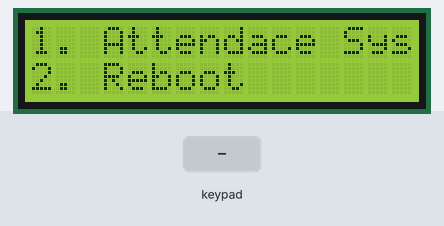
Recording of a program running on a simulated Raspberry Pi (BCM pin numbers). On the bench: 16×2 character LCD. The inputs (shaded band) are chosen by the test bench. What the program prints to the terminal is not drawn. At 29.2 s the program stops and its outputs stay as they are.

Above: at 10.2 s.
At 16.4 s:
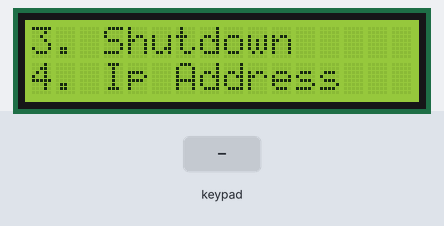
16.5 s: key '4' pressed
At 18.1 s:
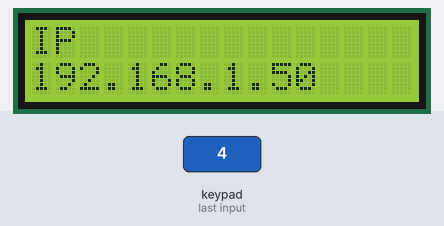
26.2 s: keypad keys 1 2 D pressed 0.4 s apart
At 27.7 s:
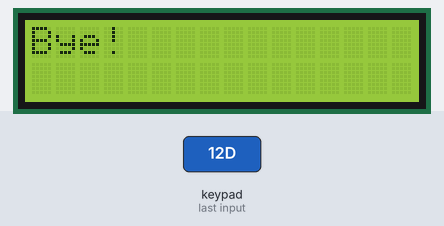
Timing chart, 0 to 29.2 s (numbered marks = the images above; inputs shaded):
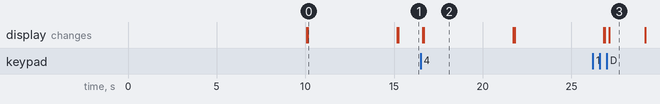

Measured:
- after the input at 16.5 s, the display: first changes after 0.10 s (image 2 shows a later state)
- after the input at 26.2 s, the display: first differs from a run without the input after 0.92 s (image 3)
- what the display in image 0 shows lasts 5.1 s, from 10.1 s to 15.2 s

The program:

init.py
```python
import RPi.GPIO as GPIO
import time
import os
from signal import signal, SIGTERM, SIGHUP, pause
from rpi_lcd import LCD
import sys
from subprocess import check_output
import socket


lcd = LCD()

L1 = 5
L2 = 6
L3 = 13
L4 = 19

C1 = 12
C2 = 16
C3 = 20
C4 = 21

GPIO.setwarnings(False)
GPIO.setmode(GPIO.BCM)

GPIO.setup(L1, GPIO.OUT)
GPIO.setup(L2, GPIO.OUT)
GPIO.setup(L3, GPIO.OUT)
GPIO.setup(L4, GPIO.OUT)

GPIO.setup(C1, GPIO.IN, pull_up_down=GPIO.PUD_DOWN)
GPIO.setup(C2, GPIO.IN, pull_up_down=GPIO.PUD_DOWN)
GPIO.setup(C3, GPIO.IN, pull_up_down=GPIO.PUD_DOWN)
GPIO.setup(C4, GPIO.IN, pull_up_down=GPIO.PUD_DOWN)

time.sleep(10)

def ip_add():
    s=socket.socket(socket.AF_INET, socket.SOCK_DGRAM)
    s.connect(("8.8.8.8", 80))
    ip = s.getsockname()[0]
    return ip

def boot():
    lcd.clear()
    lcd.text('1. Attendace System',1)
    lcd.text('2. Reboot',2)
    time.sleep(5)
    lcd.clear()
    lcd.text('3. Shutdown',1)
    lcd.text('4. Ip Address',2)
boot()

def readLine(line, characters):
    GPIO.output(line, GPIO.HIGH)
    # if(GPIO.input(C1) == 1):
    #     print(characters[0])

    # if(GPIO.input(C2) == 1):
    #     print(characters[1])

    # if(GPIO.input(C3) == 1):
    #     print(characters[2])

    # if(GPIO.input(C4) == 1):
    #     print(characters[3])

    if(line==L1):
        if(GPIO.input(C1) == 1):        #1
            print("1")
            lcd.clear()
            os.system('/bin/python /home/pi/Desktop/SAMS/display.py')
        if(GPIO.input(C2) == 1):        #2
            print("2")
            lcd.clear()
            os.system('sudo reboot')
            #searchfp()
        if(GPIO.input(C3) == 1):        #3
            print("3")
            lcd.clear()
            os.system('sudo shutdown -h now')
            #choice()
        if(GPIO.input(C4) == 1):        #A
            print("A")
    elif(line==L2):
        if(GPIO.input(C1) == 1):        #4
            print("4")
            lcd.clear()
            lcd.text("IP",1)
            lcd.text(ip_add(),2)
            time.sleep(5)
            lcd.clear()
            boot()
        if(GPIO.input(C2) == 1):        #5
            print("5")
        if(GPIO.input(C3) == 1):        #6
            print("6")
        if(GPIO.input(C4) == 1):        #B
            print("B")
    elif(line==L3):
        if(GPIO.input(C1) == 1):        #7
            print("7")
        if(GPIO.input(C2) == 1):        #8
            print("8")
        if(GPIO.input(C3) == 1):        #9
            print("9")
        if(GPIO.input(C4) == 1):        #C
            print("C")
    elif(line==L4):
        if(GPIO.input(C1) == 1):        #*
           print("*")
        if(GPIO.input(C2) == 1):        #0
            print("0")
        if(GPIO.input(C3) == 1):        ##
            print("#")
        if(GPIO.input(C4) == 1):        #D
            print("D")
            lcd.clear()
            lcd.text("Bye!",1)
            time.sleep(2)
            lcd.clear()
            quit()
    GPIO.output(line, GPIO.LOW)

try:
    while True:
        readLine(L1, ["1","2","3","A"])
        readLine(L2, ["4","5","6","B"])
        readLine(L3, ["7","8","9","C"])
        readLine(L4, ["*","0","#","D"])
        time.sleep(0.1)

except KeyboardInterrupt:
    print("\nProgram is stopped")
```
